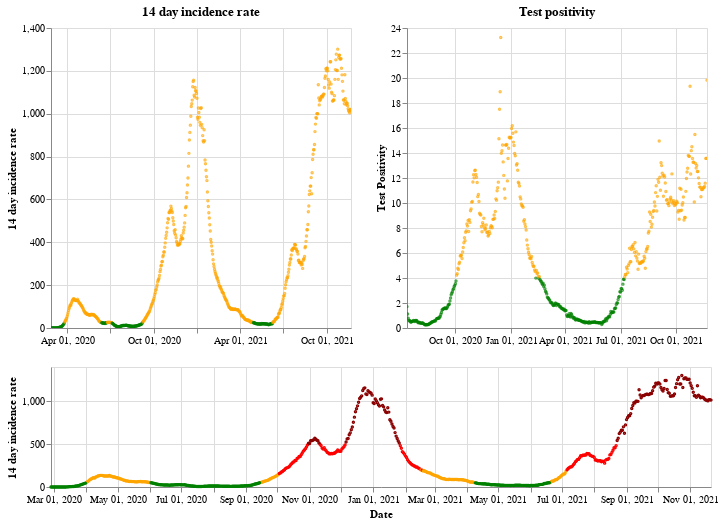

Here is the notebook cell this chart was saved with:
### Markdown cell above
## Wales

### Code cell
plot_traffic_light('Wales')

### Figure 1 — Vega-Lite specification as saved in the notebook (floating-point values rounded to 4 significant figures; data arrays with more than 128 entries replaced by an {"elided": "..."} marker saying what was removed)
{"config": {"view": {"continuousWidth": 400, "continuousHeight": 300}}, "vconcat": [{"hconcat": [{"mark": {"type": "point", "size": 2}, "encoding": {"color": {"condition": {"value": "green", "test": "(datum.twoWeeklyCasesRate <= 25)"}, "value": "orange"}, "tooltip": [{"type": "nominal", "field": "areaName"}, {"type": "temporal", "field": "date"}, {"type": "quantitative", "field": "twoWeeklyCasesRate"}, {"type": "quantitative", "field": "testPositivity"}], "x": {"type": "temporal", "axis": {"title": ""}, "field": "date", "scale": {"domain": {"selection": "DateBrush"}}, "timeUnit": "yearmonthdate"}, "y": {"type": "quantitative", "axis": {"title": "14 day incidence rate"}, "field": "twoWeeklyCasesRate"}}, "title": "14 day incidence rate", "width": 300}, {"mark": {"type": "point", "size": 2}, "encoding": {"color": {"condition": {"value": "green", "test": "(datum.testPositivity <= 4)"}, "value": "orange"}, "tooltip": [{"type": "nominal", "field": "areaName"}, {"type": "temporal", "field": "date"}, {"type": "quantitative", "field": "twoWeeklyCasesRate"}, {"type": "quantitative", "field": "testPositivity"}], "x": {"type": "temporal", "axis": {"title": ""}, "field": "date", "scale": {"domain": {"selection": "DateBrush"}}, "timeUnit": "yearmonthdate"}, "y": {"type": "quantitative", "axis": {"title": "Test Positivity"}, "field": "testPositivity"}}, "title": "Test positivity", "width": 300}]}, {"layer": [{"mark": {"type": "point", "size": 2}, "encoding": {"color": {"condition": {"value": "orange", "test": "(((datum.testPositivity < 4) && (datum.twoWeeklyCasesRate >= 50)) && (datum.twoWeeklyCasesRate < 200))"}, "value": "red"}, "opacity": {"condition": {"value": 1, "test": "((datum.twoWeeklyCasesRate >= 50) && (datum.twoWeeklyCasesRate < 500))"}, "value": 0}, "tooltip": [{"type": "nominal", "field": "areaName"}, {"type": "temporal", "field": "date"}, {"type": "quantitative", "field": "twoWeeklyCasesRate"}, {"type": "quantitative", "field": "testPositivity"}], "x": {"type": "temporal", "axis": {"title": "Date"}, "field": "date", "timeUnit": "yearmonthdate"}, "y": {"type": "quantitative", "axis": {"title": "14 day incidence rate"}, "field": "twoWeeklyCasesRate"}}, "selection": {"DateBrush": {"type": "interval", "encodings": ["x"], "fields": ["Time"]}}}, {"mark": {"type": "point", "size": 2}, "encoding": {"color": {"value": "darkred"}, "opacity": {"condition": {"value": 1, "test": "(datum.twoWeeklyCasesRate >= 500)"}, "value": 0}, "tooltip": [{"type": "nominal", "field": "areaName"}, {"type": "temporal", "field": "date"}, {"type": "quantitative", "field": "twoWeeklyCasesRate"}, {"type": "quantitative", "field": "testPositivity"}], "x": {"type": "temporal", "axis": {"title": "Date"}, "field": "date", "timeUnit": "yearmonthdate"}, "y": {"type": "quantitative", "axis": {"title": "14 day incidence rate"}, "field": "twoWeeklyCasesRate"}}}, {"mark": {"type": "point", "size": 2}, "encoding": {"color": {"condition": {"value": "green", "test": "((datum.testPositivity < 4) && (datum.twoWeeklyCasesRate < 50))"}, "value": "orange"}, "opacity": {"condition": {"value": 1, "test": "(datum.twoWeeklyCasesRate < 50)"}, "value": 0}, "tooltip": [{"type": "nominal", "field": "areaName"}, {"type": "temporal", "field": "date"}, {"type": "quantitative", "field": "twoWeeklyCasesRate"}, {"type": "quantitative", "field": "testPositivity"}], "x": {"type": "temporal", "axis": {"title": "Date"}, "field": "date", "timeUnit": "yearmonthdate"}, "y": {"type": "quantitative", "axis": {"title": "14 day incidence rate"}, "field": "twoWeeklyCasesRate"}}}], "height": 120, "width": 660}], "data": {"name": "data-6a42b032464142917d7eaca711defdaf"}, "$schema": "https://vega.github.io/schema/vega-lite/v4.8.1.json", "datasets": {"data-6a42b032464142917d7eaca711defdaf": {"elided": "634 records"}}}
